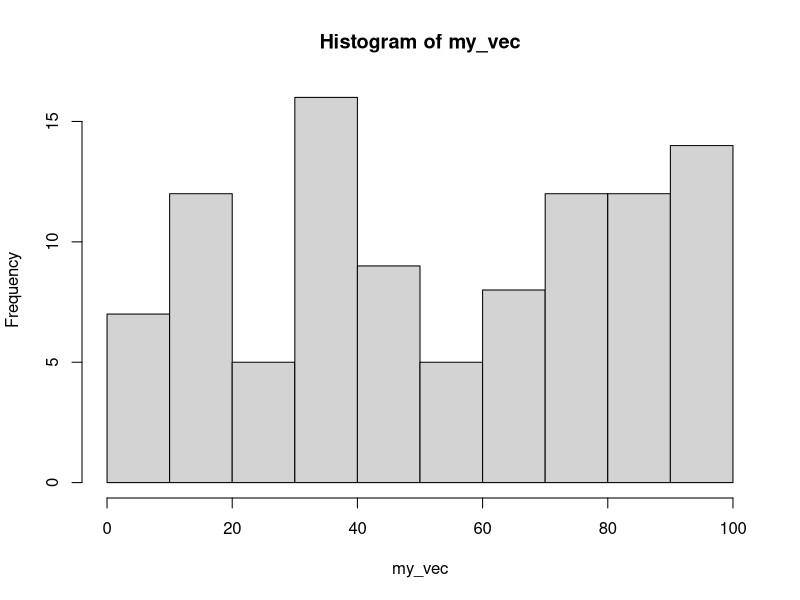
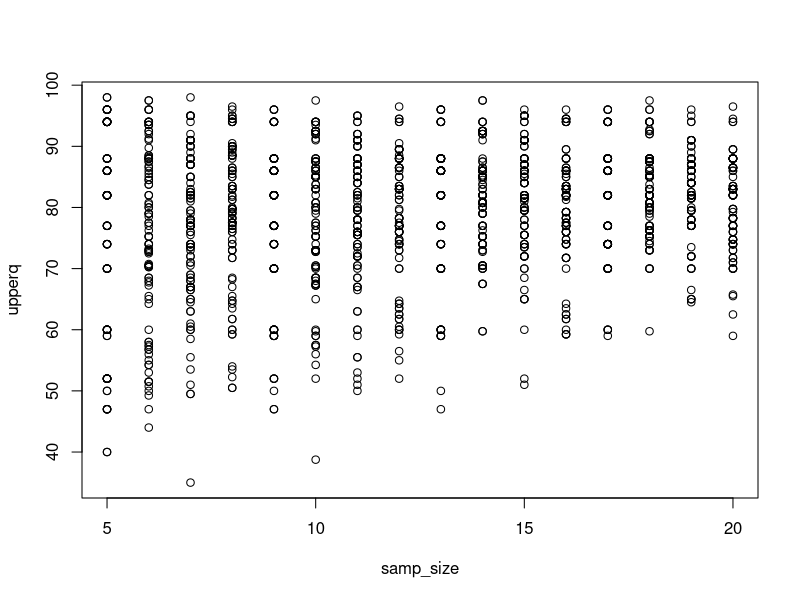

The R source for these figures, in order:
## ---- chunk 1
knitr::opts_chunk$set(echo = TRUE)
library(dplyr)
## ---- chunk 2
my_vec <- runif(n = 100, min = 0, max = 100)

str(my_vec)
summary(my_vec)
## ---- chunk 3
hist(my_vec)
## ---- chunk 4
data(mtcars)
class(mtcars)
str(mtcars)
summary(mtcars)

## ---- chunk 5
vole_vaso <- c(98,96,94,88,86,82,77,74,70,60,
               59,52,50,47,40,35,29,13,6,5)

## ---- chunk 6

mean(vole_vaso)
median(vole_vaso)
sd(vole_vaso)
IQR(vole_vaso)

## ---- chunk 7

sd(vole_vaso)/sqrt(length(vole_vaso))

## ---- chunk 8
quantile(vole_vaso, probs = 0.75)
## ---- chunk 9
samp_vole <- sample(vole_vaso, size=10, replace =FALSE)
quantile(samp_vole, probs = 0.75)
## ---- chunk 10
sim_vole <- data.frame(samp_size = rep(5:20, 100)) %>%
  mutate(sims = 1:n())
## ---- chunk 11
sim_vole <- sim_vole %>%
  rowwise() %>%
  mutate(upperq = quantile(sample(vole_vaso, samp_size, replace=TRUE), probs=0.75)) %>%
  ungroup()
## ---- chunk 12
plot(upperq ~ samp_size, data=sim_vole)
## ---- chunk 13
sim_vole_sum <- sim_vole %>%
  group_by(samp_size) %>%
  summarise(upperq_sd = sd(upperq),
            upperq_se = upperq_sd/sqrt(100)) %>%
  ungroup()

sim_vole_sum
## ---- chunk 14
upper_ci <- quantile(sample(sim_vole$upperq, size = 10), c(0,0.66,0.95))

upper_ci
